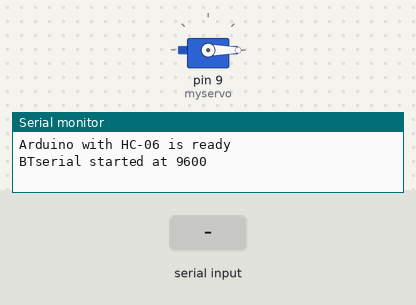
Simulated run of this sketch. Board: Arduino Uno, built with avr-gcc and run on an emulated ATmega328P. On the bench: servo, the last lines printed to the serial monitor. The inputs (shaded band) are chosen by the test bench.

Above: at 1.2 s.
1.3 s: "1" received over the second serial link
At 2.5 s:
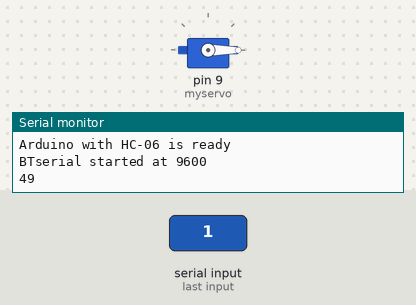
2.8 s: "0" received over the second serial link
At 3.6 s:
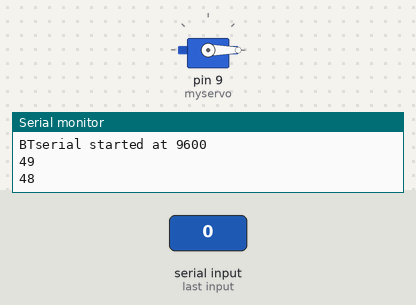
Timing chart, 0 to 5.8 s (numbered marks = the images above; inputs shaded):
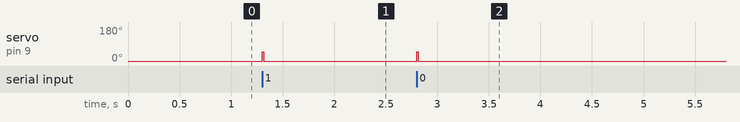

Measured:
- after the input at 1.3 s, servo on pin 9 (myservo): 0° → 49° at once, → 0° 0.02 s later
- after the input at 2.8 s, servo on pin 9 (myservo): 0° → 48° at once, → 0° 0.02 s later

The sketch:

Bluetooth2.ino
```cpp
#include <SoftwareSerial.h>
#include <Servo.h>
Servo myservo;
SoftwareSerial slave(0, 1); // RX | TX
// Connect the HC-05 TX to Arduino pin 2 RX.
// Connect the HC-05 RX to Arduino pin 3 TX through a voltage divider.
int c = 0;
int val;
void setup()
{
    // start the serial communication with the host computer
    Serial.begin(57600);
    Serial.println("Arduino with HC-06 is ready");

    // start communication with the HC-05 using 9600
    slave.begin(57600);
    Serial.println("BTserial started at 9600");

    myservo.attach(9);
}

void loop()
{

    if (slave.available())
    {
        val= slave.read();
        Serial.println(val);
//        val = map(val, 0, 1023, 0, 180);
        myservo.write(val);
        delay(15);
    }
    myservo.write(0);
}
```
